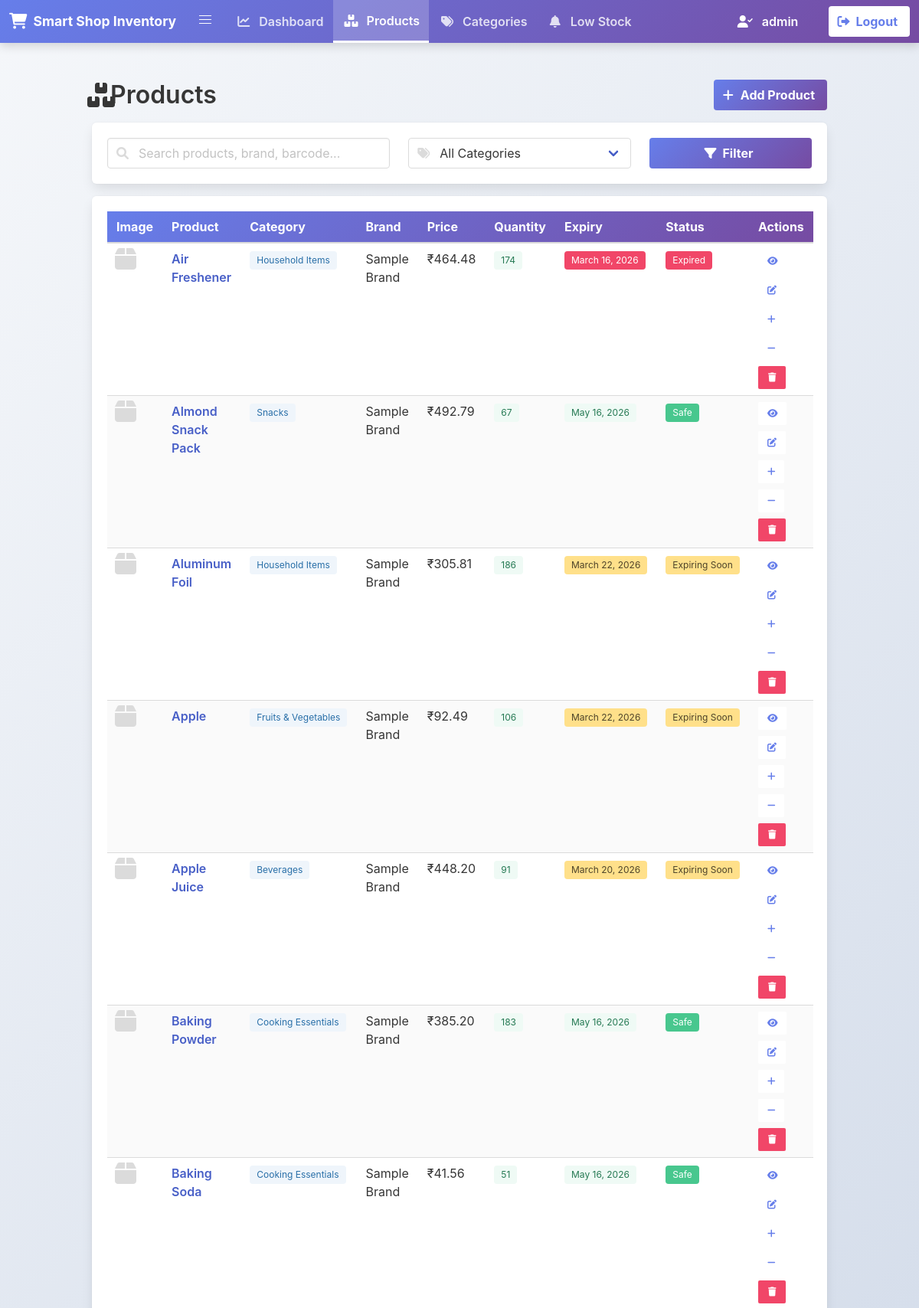
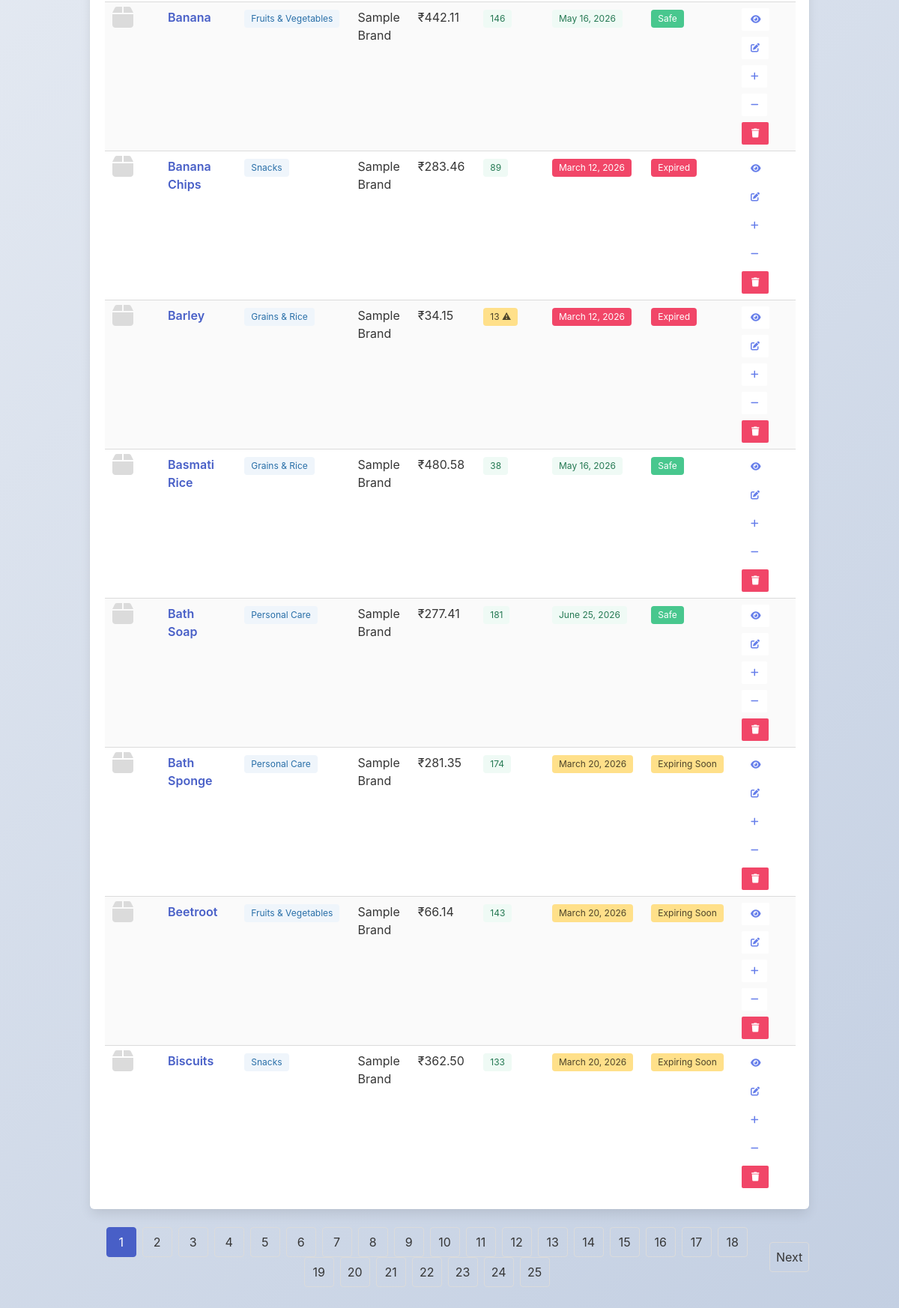
The page /products/ (signed in) on the database its author committed (2 pictures, top to bottom).
### someap/models.py (models this page shows, shortened)
class Product(models.Model):
    product_name = models.CharField(max_length=200, default='Unnamed Product')
    category = models.ForeignKey('Category', on_delete=models.CASCADE, related_name='products')
    description = models.TextField(blank=True)
    brand = models.CharField(max_length=100, blank=True)
    price = models.DecimalField(max_digits=10, decimal_places=2, validators=[MinValueValidator(0.01)])
    quantity = models.PositiveIntegerField(default=0)
    low_stock_limit = models.PositiveIntegerField(default=5)
    product_image = models.ImageField(upload_to='products/', blank=True, null=True)
    manufacture_date = models.DateField(blank=True, null=True)
    expiry_date = models.DateField(blank=True, null=True)
    barcode = models.CharField(max_length=100, blank=True, null=True)
    weight_or_volume = models.CharField(max_length=50, blank=True)
    created_at = models.DateTimeField(auto_now_add=True)
    updated_at = models.DateTimeField(auto_now=True)
    class Meta:
        ordering = ['product_name']
        verbose_name = 'Product'
        verbose_name_plural = 'Products'
    @property
    def is_low_stock(self):
        return self.quantity <= self.low_stock_limit
    @property
    def expiry_status(self):
        if self.expiry_date:
            today = timezone.now().date()
            if self.expiry_date < today:
                return 'expired'
            elif (self.expiry_date - today).days <= 7:
                return 'expiring_soon'
            else:
                return 'safe'
        return 'n/a'

class Category(models.Model):
    name = models.CharField(max_length=100, unique=True)
    description = models.TextField(blank=True)
    class Meta:
        verbose_name = 'Category'
        verbose_name_plural = 'Categories'
    def __str__(self) -> str:
        return self.name

### someap/views.py (the view, shortened to what this page needs)
# urls.py: path('products/', views.ProductListView.as_view(), name='product_list'),
@method_decorator(login_required, name='dispatch')
class ProductListView(ListView):
    model = Product
    template_name = 'someap/product_list.html'
    context_object_name = 'products'
    paginate_by = 15
    def get_queryset(self):
        queryset = super().get_queryset().select_related('category')
        search = self.request.GET.get('search')
        category = self.request.GET.get('category')
        if category:
            queryset = queryset.filter(category__id=category)
        return queryset
    def get_context_data(self, **kwargs):
        context = super().get_context_data(**kwargs)
        context['categories'] = Category.objects.all()
        context['search'] = self.request.GET.get('search', '')
        context['selected_category'] = self.request.GET.get('category', '')
        return context

### someap/templates/someap/product_list.html (shortened to what this page needs)
{% extends 'someap/base.html' %}
{% block content %}
<div class="level mb-4">
  <div class="level-left">
    <h1 class="title is-3 level-item"><span class="icon"><i class="fas fa-boxes"></i></span> Products</h1>
  </div>
  <div class="level-right">
    <a href="{% url 'someap:product_add' %}" class="button is-primary level-item">
      <span class="icon"><i class="fas fa-plus"></i></span><span>Add Product</span>
    </a>
  </div>
</div>
<div class="box mb-4">
  <form method="get" action="">
    <div class="columns is-vcentered">
      <div class="column is-5">
        <div class="field">
          <div class="control has-icons-left">
            <input class="input" type="text" name="search" placeholder="Search products, brand, barcode..." value="{{ search }}">
            <span class="icon is-left"></span>
          </div>
        </div>
      </div>
      <div class="column is-4">
        <div class="field">
          <div class="control has-icons-left">
            <div class="select is-fullwidth">
              <select name="category">
                <option value="">All Categories</option>
              </select>
            </div>
            <span class="icon is-left"></span>
          </div>
        </div>
      </div>
      <div class="column is-3">
        <button class="button is-primary is-fullwidth" type="submit">
          <span class="icon"><i class="fas fa-filter"></i></span><span>Filter</span>
        </button>
      </div>
    </div>
  </form>
</div>
<div class="box" style="overflow-x:auto;">
  <table class="table is-fullwidth is-striped is-hoverable">
    <thead>
      <tr style="background:linear-gradient(135deg,#667eea,#764ba2);color:white;">
        <th style="color:white;">Image</th>
        <th style="color:white;">Product</th>
        <th style="color:white;">Category</th>
        <th style="color:white;">Brand</th>
        <th style="color:white;">Price</th>
        <th style="color:white;">Quantity</th>
        <th style="color:white;">Expiry</th>
        <th style="color:white;">Status</th>
        <th style="color:white;">Actions</th>
      </tr>
    </thead>
    <tbody>
      {% for p in products %}
      <tr>
        <td>
          {% if p.product_image %}
          <figure class="image is-48x48">
            <img src="{{ p.product_image.url }}" alt="{{ p.product_name }}" style="object-fit:cover;border-radius:6px;width:48px;height:48px;">
          </figure>
          {% else %}
          <span class="icon has-text-grey-lighter"><i class="fas fa-box fa-2x"></i></span>
          {% endif %}
        </td>
        <td><a href="{% url 'someap:product_detail' p.pk %}" class="has-text-weight-semibold">{{ p.product_name }}</a></td>
        <td><span class="tag is-info is-light">{{ p.category }}</span></td>
        <td>{{ p.brand|default:"-" }}</td>
        <td>₹{{ p.price }}</td>
        <td>
          {% if p.is_low_stock %}
          <span class="tag is-warning">{{ p.quantity }} ⚠</span>
          {% else %}
          <span class="tag is-success is-light">{{ p.quantity }}</span>
          {% endif %}
        </td>
        <td>
          {% if p.expiry_date %}
          <span class="tag {% if p.expiry_status == 'expired' %}is-danger{% elif p.expiry_status == 'expiring_soon' %}is-warning{% else %}is-success is-light{% endif %}">
            {{ p.expiry_date }}
          </span>
          {% else %}-{% endif %}
        </td>
        <td>
          {% if p.expiry_status == 'expired' %}
          <span class="tag is-danger">Expired</span>
          {% elif p.expiry_status == 'expiring_soon' %}
          <span class="tag is-warning">Expiring Soon</span>
          {% elif p.expiry_status == 'safe' %}
          <span class="tag is-success">Safe</span>
          {% else %}-{% endif %}
        </td>
        <td>
          <div class="buttons are-small">
            <a href="{% url 'someap:product_detail' p.pk %}" class="button is-info is-light" title="View"><i class="fas fa-eye"></i></a>
            <a href="{% url 'someap:product_edit' p.pk %}" class="button is-warning is-light" title="Edit"><i class="fas fa-edit"></i></a>
            <a href="{% url 'someap:add_stock' p.pk %}" class="button is-success is-light" title="Add Stock"><i class="fas fa-plus"></i></a>
            <a href="{% url 'someap:subtract_stock' p.pk %}" class="button is-danger is-light" title="Subtract Stock"><i class="fas fa-minus"></i></a>
            <a href="{% url 'someap:product_delete' p.pk %}" class="button is-danger" title="Delete"><i class="fas fa-trash"></i></a>
          </div>
        </td>
      </tr>
      {% empty %}
      <tr><td colspan="9" class="has-text-centered has-text-grey py-6">No products found. <a href="{% url 'someap:product_add' %}">Add one!</a></td></tr>
      {% endfor %}
    </tbody>
  </table>
</div>
{% if is_paginated %}
<nav class="pagination is-centered mt-4" role="navigation">
  {% if page_obj.has_next %}
  <a class="pagination-next" href="?page={{ page_obj.next_page_number }}{% if search %}&search={{ search }}{% endif %}{% if selected_category %}&category={{ selected_category }}{% endif %}">Next</a>
  {% endif %}
  <ul class="pagination-list">
    {% for i in paginator.page_range %}
    <li>
      <a class="pagination-link {% if i == page_obj.number %}is-current{% endif %}" href="?page={{ i }}{% if search %}&search={{ search }}{% endif %}{% if selected_category %}&category={{ selected_category }}{% endif %}">{{ i }}</a>
    </li>
    {% endfor %}
  </ul>
</nav>
{% endif %}
{% endblock %}

### someap/templates/someap/base.html (shortened to what this page needs)
<!DOCTYPE html>
<html lang="en">
<head>
  <link rel="stylesheet" href="https://cdn.jsdelivr.net/npm/bulma@0.9.4/css/bulma.min.css" />
  <link rel="stylesheet" href="https://cdnjs.cloudflare.com/ajax/libs/font-awesome/6.0.0/css/all.min.css" />
</head>
<body>
  <nav class="navbar" role="navigation" aria-label="main navigation">
    <div class="navbar-brand">
      <a class="navbar-item" href="{% url 'someap:dashboard' %}">
        <i class="fas fa-shopping-cart"></i>
        <span style="font-weight: bold; font-size: 1.1rem;">Smart Shop Inventory</span>
      </a>
      <a role="button" class="navbar-burger" aria-label="menu" aria-expanded="false" data-target="navbarBasicExample">
        <span aria-hidden="true"></span>
        <span aria-hidden="true"></span>
        <span aria-hidden="true"></span>
      </a>
    </div>
    <div id="navbarBasicExample" class="navbar-menu">
      <div class="navbar-start">
        <a class="navbar-item {% if request.resolver_match.url_name == 'dashboard' %}is-active{% endif %}" href="{% url 'someap:dashboard' %}">
          <span class="icon"><i class="fas fa-chart-line"></i></span>
          <span>Dashboard</span>
        </a>
        <a class="navbar-item {% if request.resolver_match.url_name in 'product_list product_add product_edit product_delete' %}is-active{% endif %}" href="{% url 'someap:product_list' %}">
          <span class="icon"><i class="fas fa-boxes"></i></span>
          <span>Products</span>
        </a>
        <a class="navbar-item {% if request.resolver_match.url_name in 'category_list category_add category_edit category_delete' %}is-active{% endif %}" href="{% url 'someap:category_list' %}">
          <span class="icon"><i class="fas fa-tags"></i></span>
          <span>Categories</span>
        </a>
        <a class="navbar-item {% if request.resolver_match.url_name == 'low_stock_report' %}is-active{% endif %}" href="{% url 'someap:low_stock_report' %}">
          <span class="icon"><i class="fas fa-bell"></i></span>
          <span>Low Stock</span>
        </a>
      </div>
      <div class="navbar-end">
        {% if request.user.is_authenticated %}
          <div class="navbar-item">
            <span style="color: white; margin-right: 1rem;">
              <i class="fas fa-user-check" style="margin-right: 0.5rem;"></i>
              {{ request.user.get_username }}
            </span>
          </div>
          <div class="navbar-item">
            <div class="buttons">
              <a class="button is-light" href="{% url 'someap:logout' %}">
                <span class="icon is-left"><i class="fas fa-sign-out-alt"></i></span>
                <span>Logout</span>
              </a>
            </div>
          </div>
        {% endif %}
      </div>
    </div>
  </nav>
  <section class="section">
    <div class="container">
      {% block content %}{% endblock %}
    </div>
  </section>
</body>
</html>

### someap/templates/someap/base.html (style rules this page uses)
body { background: linear-gradient(135deg, #f5f7fa 0%, #c3cfe2 100%); min-height: 100vh; }
.navbar { background: linear-gradient(135deg, #667eea 0%, #764ba2 100%) !important; box-shadow: 0 4px 12px rgba(0, 0, 0, 0.15); }
.navbar-brand a { color: white !important; font-weight: 800; font-size: 1.3rem; display: flex; align-items: center; gap: 0.5rem; }
.navbar-item { color: rgba(255, 255, 255, 0.8) !important; transition: all 0.3s ease; font-weight: 600; }
.navbar-item.is-active { color: white !important; background: rgba(255, 255, 255, 0.2) !important; border-bottom: 3px solid white; }
.navbar-item .icon { margin-right: 0.5rem; }
.button.is-light { background: white !important; color: #667eea !important; font-weight: 700; transition: all 0.3s ease; border: none; }
.button.is-primary { background: linear-gradient(135deg, #667eea 0%, #764ba2 100%) !important; color: white !important; font-weight: 700; transition: all 0.3s ease; border: none; }
.section { background: transparent; }

### rows shown on the page
Product: product_name "Air Freshener", category "Household Items", brand "Sample Brand", price "464.48", quantity "174", expiry_date "March 16, 2026", shows "Expired"
Product: product_name "Almond Snack Pack", category "Snacks", brand "Sample Brand", price "492.79", quantity "67", expiry_date "May 16, 2026", shows "Safe"
Product: product_name "Aluminum Foil", category "Household Items", brand "Sample Brand", price "305.81", quantity "186", expiry_date "March 22, 2026", shows "Expiring Soon"
Product: product_name "Apple", category "Fruits & Vegetables", brand "Sample Brand", price "92.49", quantity "106", expiry_date "March 22, 2026", shows "Expiring Soon"
Product: product_name "Apple Juice", category "Beverages", brand "Sample Brand", price "448.20", quantity "91", expiry_date "March 20, 2026", shows "Expiring Soon"
Product: product_name "Baking Powder", category "Cooking Essentials", brand "Sample Brand", price "385.20", quantity "183", expiry_date "May 16, 2026", shows "Safe"
Product: product_name "Baking Soda", category "Cooking Essentials", brand "Sample Brand", price "41.56", quantity "51", expiry_date "May 16, 2026", shows "Safe"
Product: product_name "Banana", category "Fruits & Vegetables", brand "Sample Brand", price "442.11", quantity "146", expiry_date "May 16, 2026", shows "Safe"
Product: product_name "Banana Chips", category "Snacks", brand "Sample Brand", price "283.46", quantity "89", expiry_date "March 12, 2026", shows "Expired"
Product: product_name "Barley", category "Grains & Rice", brand "Sample Brand", price "34.15", quantity "13", expiry_date "March 12, 2026", shows "Expired"
Product: product_name "Basmati Rice", category "Grains & Rice", brand "Sample Brand", price "480.58", quantity "38", expiry_date "May 16, 2026", shows "Safe"
Product: product_name "Bath Soap", category "Personal Care", brand "Sample Brand", price "277.41", quantity "181", expiry_date "June 25, 2026", shows "Safe"
Product: product_name "Bath Sponge", category "Personal Care", brand "Sample Brand", price "281.35", quantity "174", expiry_date "March 20, 2026", shows "Expiring Soon"
Product: product_name "Beetroot", category "Fruits & Vegetables", brand "Sample Brand", price "66.14", quantity "143", expiry_date "March 20, 2026", shows "Expiring Soon"
Product: product_name "Biscuits", category "Snacks", brand "Sample Brand", price "362.50", quantity "133", expiry_date "March 20, 2026", shows "Expiring Soon"

### other values the page prints
{{ request.user.get_username }} "admin"
{{ i }} "1" "2" "3" "4" "5" "6" "7" "8" "9" "10" "11" "12" "13" "14" "15" "16" "17" "18" "19" "20" "21" "22" "23" "24" "25"
